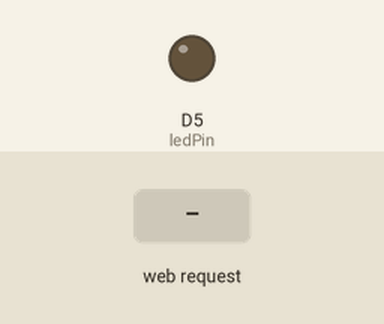
Recording of a sketch running on a simulated ESP8266 (Wemos D1 mini). On the bench: output pins drawn as LEDs (lit = HIGH). Inputs (shaded band) come from the test bench. WiFi joins after 1.5 s; servers stay silent unless stated; what the sketch prints to the serial monitor is not drawn.

Above: at 2.7 s.
2.8 s: HTTP request GET /led=on received
At 3.1 s:
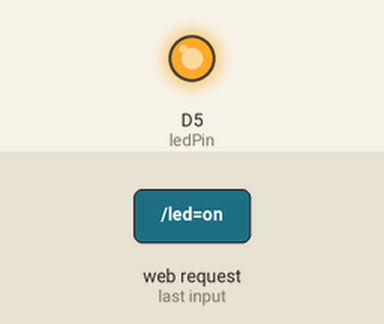
4.3 s: HTTP request GET /led=off received
At 5.6 s:
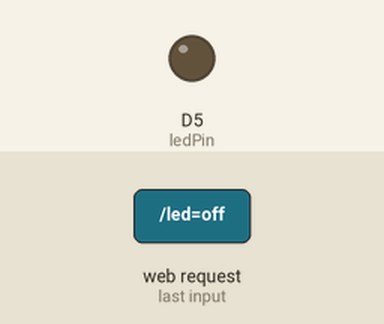
Timing chart, 0 to 7.3 s (numbered marks = the images above; inputs shaded):
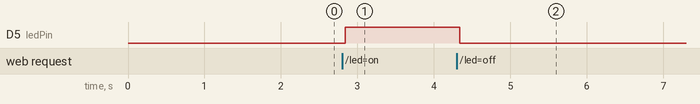

The sketch:

example-lab.ino
```cpp
#include <ESP8266WiFi.h>              // This includes the libraries to connect to wifi and start a server

const char* wifiSSID = "BYU-WiFi";    // In order for this to work, you MUST specify the SSID for your wifi
const char* wifiPSK  = "";            // And the preshared key (wifi password)

WiFiServer server(80);                // This sets which port our server will listen on

int ledPin = D5;                      // Sets which GPIO pin we will use for the LED
String ledState = "off";              // Initialize a variable for tracking the state of the LED

void setup() {                        // Perform this part once when first powered on
  Serial.begin(9600);               // Open a serial connection (for debugging)
  delay(10);                          // Wait 10 milliseconds (1/100th of a second)
  Serial.println("Initializing ..."); // DEBUG CODE

  pinMode(ledPin, OUTPUT);            // Set the LED pin to Output
  digitalWrite(ledPin, LOW);          // Set the pin to LOW (Off)

  // ** Connect to WiFi network - Adapted from http://www.esp8266learning.com/wemos-webserver-example.php
  Serial.print("Connecting to ");           // Display debugging connection info
  Serial.println(wifiSSID);                 // Print the configured SSID to the Serial Monitor

  WiFi.begin(wifiSSID, wifiPSK);            // Use the provided SSID and PSK to connect

  while (WiFi.status() != WL_CONNECTED) {   // If not connected to wifi
    delay(500);                             // Pause
    Serial.print(".");                      // Print a dot each loop while trying to connect
  }
  Serial.println("");
  Serial.println("WiFi connected");         // Print "connected" message to the Serial Monitor

  server.begin();                           // Start the web server
  Serial.println("Server started");

  Serial.print("Control the LED Flashlight at: ");          // Print the connected IP address to the Serial Monitor
  Serial.print("http://");
  Serial.print(WiFi.localIP());
  Serial.println("/");
} // ** End Adapted Code - This is the end of the code that was adapted from www.esp8266learning.com

void loop() { // ** Create a web server - Adapted from http://www.esp8266learning.com/wemos-webserver-example.php
  WiFiClient client = server.available(); // Create a new client object for available connections
  if (client) {                           // If a client is connected, wait until it sends some data
    while (!client.available()) {         // If the client hasn't sent info, wait for it
      delay(10);
    }

    String request = client.readStringUntil('\r');  // read the first line of the request
    Serial.println(request);              // DEBUG CODE - Echo the request to the Serial Monitor for debug
    client.flush();                       // Wait until the buffers are clear

    if (request.indexOf("/led=on") != -1) {   // If the request is for the page "/led=on"
      digitalWrite(ledPin, HIGH);             //   then set the ledPin to high (turn on)
      ledState = "on";                        //   and track the state as "on"
    }
    if (request.indexOf("/led=off") != -1) {  // If the request is for the page "/led=off"
      digitalWrite(ledPin, LOW);              //   then set the ledPin to low (turn off)
      ledState = "off";                       //   and track the state as "off"
    }
    // ** End Adapted Code - This is the end of the code that was adapted from www.esp8266learning.com

    // Return the response
    client.println("HTTP/1.1 200 OK");
    client.println("Content-Type: text/html");
    client.println("");
    client.println("<!DOCTYPE HTML>");
    client.println("<html>");
    client.println("<head>");

    // The concept and code of the sliding button on this page came from https://www.w3schools.com/howto/howto_css_switch.asp
    client.println("<meta name='viewport' content='width=device-width, initial-scale=1'>");
    client.println("<style>");
    client.println("html {text-align: center;}");
    client.println(".switch { position: relative; display: inline-block; width: 60px; height: 34px;}");
    client.println(".switch input {display:none;}");
    client.println(".slider { position: absolute; cursor: pointer; top: 0; left: 0; right: 0; bottom: 0; background-color: #ccc; -webkit-transition: .4s; transition: .4s;}");
    client.println(".slider:before {position: absolute; content: \"\"; height: 26px; width: 26px; left: 4px; bottom: 4px; background-color: white; -webkit-transition: .4s;transition: .4s;}");
    client.println("input:checked + .slider {background-color: #2196F3;}");
    client.println("input:focus + .slider {box-shadow: 0 0 1px #2196F3;}");
    client.println("input:checked + .slider:before {-webkit-transform: translateX(26px); -ms-transform: translateX(26px); transform: translateX(26px);}");
    client.println(".slider.round { border-radius: 34px;}");
    client.println(".slider.round:before { border-radius: 50%;}");
    client.println("</style>");
    client.println("</head>");
    client.println("<body>");

    client.println("<h2>The Flashlight is currently ");
    client.println(ledState);
    client.println("</h2>");

    // This section modifies the page HTML based on the current state of the LED
    client.println("<label class='switch'>");
    client.print("  <input type=\"checkbox\" ");
    if (ledState == "on") {
      client.print("checked ");
    }
    client.print("onchange=\"window.location.href='/led=");
    if (ledState == "on") {
      client.print("off");
    } else {
      client.print("on");
    }
    client.println("'\">");
    client.println("  <span class=\"slider round\"></span>");
    client.println("</label>");
    client.println("</body>");
    client.println("</html>");
  }
  delay(100); // This introduces a little pause in each cycle. Probably helps save some power.
}
```

Measured:
- after the input at 2.8 s, D5 (ledPin): LOW → HIGH at once
- after the input at 4.3 s, D5 (ledPin): HIGH → LOW at once
